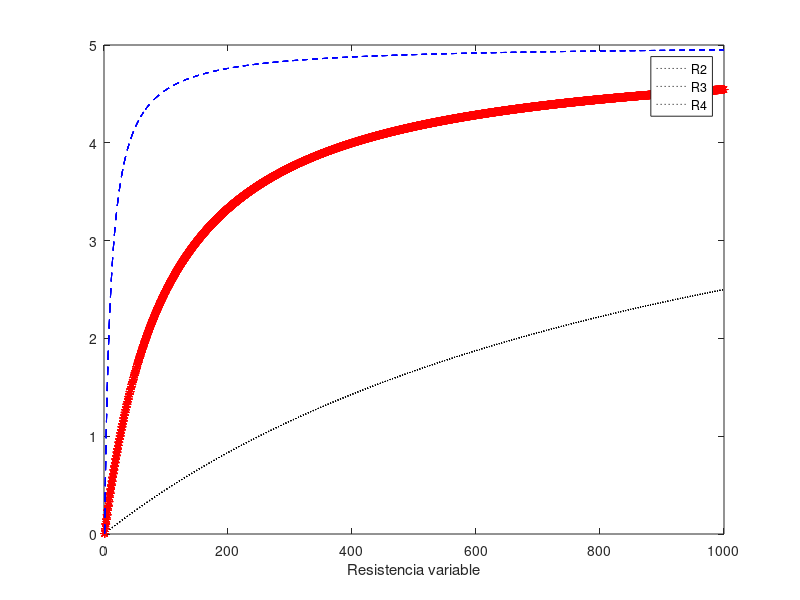

MATLAB code to generate this figure:
clear;
clc;

R1=1000;
VIN=5;

R2=(1:1000);
for i=1:3
    for j=1:3
VO=VIN*(R2 ./ (R1+R2));
plot(R2,VO,"k:");
hold on
end
end
V=[R2.', VO.']

R3=(1:10:10000);
for i=1:3
    for j=1:3
VO=VIN*(R3 ./ (R1+R3));
plot(R2,VO,"r*");
hold on
end
end

V=[R3.', VO.']

R4=(1:100:100000);
for i=1:3
    for j=1:3
VO=VIN*(R4 ./ (R1+R4));
plot(R2,VO,"b--");
hold on
end
end
V=[R4.', VO.']

hold off
legend({"R2","R3","R4"})
xlabel("Resistencia variable")